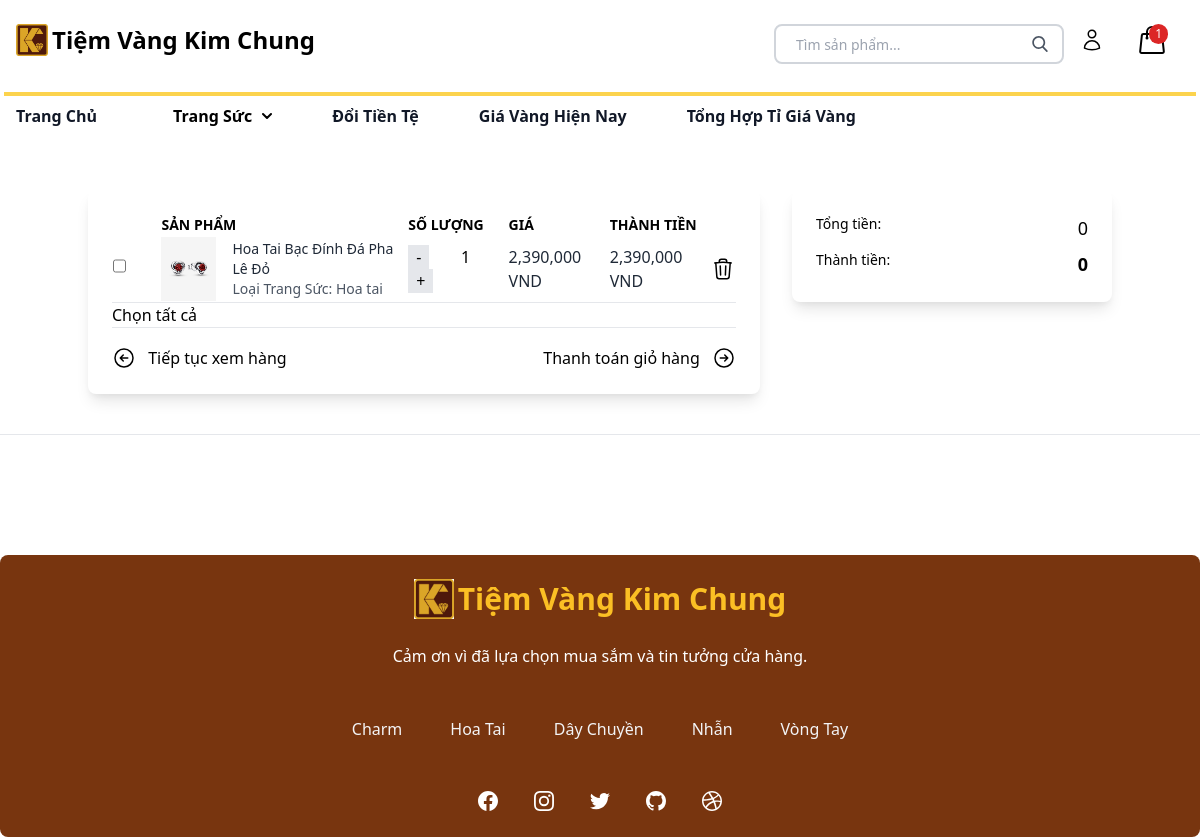
/home/giohang.php (signed in), run on the app's committed database.
### tables this page shows
CREATE TABLE `giohang` (
  `MaGioHang` int(5) NOT NULL,
  `MaKhachHang` int(5) NOT NULL,
  `MaSanPham` int(5) NOT NULL,
  `SoLuong` int(11) NOT NULL,
  `GiaBan` float DEFAULT NULL
);

CREATE TABLE `sanpham` (
  `MaSanPham` int(5) NOT NULL,
  `TenSanPham` varchar(100) NOT NULL,
  `MaLoaiTrangSuc` int(5) NOT NULL,
  `GiaBan` float NOT NULL,
  `MaNhaCungCap` int(5) NOT NULL,
  `MoTa` varchar(1000) NOT NULL,
  `Anh` varchar(100) NOT NULL,
  `Anh2` varchar(100) NOT NULL,
  `Anh3` varchar(100) NOT NULL,
  `SoLuong` varchar(50) NOT NULL
);

CREATE TABLE `loaitrangsuc` (
  `MaLoaiTrangSuc` int(5) NOT NULL,
  `TenLoaiTrangSuc` varchar(100) NOT NULL
);

### home/giohang.php (the view, shortened to what this page needs)
<?php
include '../home/header.php';
$result = mysqli_query($conn, "SELECT giohang.*, sanpham.*, loaitrangsuc.*, giohang.SoLuong as SLGH, sanpham.GiaBan as DGSP, sanpham.SoLuong as SLSP
                            FROM giohang
                            JOIN sanpham ON giohang.MaSanPham = sanpham.MaSanPham
                            JOIN loaitrangsuc ON sanpham.MaLoaiTrangSuc = loaitrangsuc.MaLoaiTrangSuc
                            WHERE giohang.MaKhachHang = '{$_SESSION['MaKhachHang']}'");
?>
<section class="section-content py-10">
    <div class="container mx-auto">
        <div class="grid grid-cols-1 md:grid-cols-3 gap-8">
            <main class="md:col-span-2">
                <div class="bg-white p-6 rounded-lg shadow-lg">
                    <?php if (mysqli_num_rows($result) == 0) : ?>
                        <h3 class="text-muted">Không có sản phẩm trong giỏ hàng</h3>
                    <?php else : ?>
                        <table class="w-full table-auto">
                            <thead class="text-muted">
                                <tr class="text-sm text-left uppercase">
                                    <th scope="col" class="w-1/12"></th>
                                    <th scope="col" class="w-5/12">Sản phẩm</th>
                                    <th scope="col" class="w-2/12">Số lượng</th>
                                    <th scope="col" class="w-2/12">Giá</th>
                                    <th scope="col" class="w-2/12">Thành tiền</th>
                                    <th scope="col" class="text-right"></th>
                                </tr>
                            </thead>
                            <tbody>
                                <?php while ($row = mysqli_fetch_assoc($result)) : ?>
                                    <tr class="border-b border-gray-200">
                                        <td>
                                            <input type="checkbox" class="sanpham-checkbox" style="height: 20px" id="sanpham" data-idsp="<?php echo $row['MaSanPham'] ?>" onchange="calculateTotalPrice()">
                                        </td>
                                        <td class="text-sm">
                                            <div class="flex items-center space-x-4">
                                                <div class="w-16 h-16 overflow-hidden">
                                                    <a href="../home/xemchitiet.php?id=<?php echo $row['MaSanPham'] ?>">
                                                        <img src="<?php echo $row['Anh'] ?>" alt="Product image" class="object-cover w-full h-full">
                                                    </a>
                                                </div>
                                                <div>
                                                    <a href="#" class="text-gray-800 font-medium"><?php echo $row['TenSanPham'] ?></a>
                                                    <p class="text-gray-600 text-sm"> Loại Trang Sức: <?php echo $row['TenLoaiTrangSuc'] ?></p>
                                                </div>
                                            </div>
                                        </td>
                                        <td>
                                            <div class="input-group input-group-sm">
                                                <button class="button-minus bg-gray-200 px-2" type="button" onclick="updateQuantity('<?php echo $row['MaSanPham'] ?>', -1)">-</button>
                                                <input id="quantity_<?php echo $row['MaSanPham'] ?>" type="text" class="form-input w-16 text-center" readonly="readonly" value="<?php echo $row['SLGH']; ?>" min="1" max="<?php echo $row['SLSP']; ?>">
                                                <button class="button-plus bg-gray-200 px-2" type="button" onclick="updateQuantity('<?php echo $row['MaSanPham'] ?>', 1)">+</button>
                                            </div>
                                        </td>
                                        <td>
                                            <div class="text-gray-800">
                                                <?php echo formatCurrencyVND($row['DGSP']); ?>
                                            </div>
                                        </td>
                                        <td>
                                            <div id="subtotal_<?php echo $row['MaSanPham'] ?>" class="text-gray-800">
                                                <?php echo formatCurrencyVND($row['DGSP'] * $row['SLGH']); ?>
                                            </div>
                                        </td>
                                        <td class="text-right">
                                            <a href="giohang.php?action=delete&masp=<?php echo $row['MaSanPham'] ?>" class="btn-delete" onclick="return confirm('Bạn có chắc chắn muốn xóa sản phẩm này khỏi giỏ hàng không?');">
                                            </a>
                                        </td>
                                    </tr>
                                <?php endwhile; ?>
                            </tbody>
                        </table>
                    <?php endif; ?>
                    <button onclick="checkAll()">Chọn tất cả</button>
                    <div class="pt-4 border-t border-gray-200">
                        <a href="#" id="sendSelectedProducts" class="btn-primary btn-sm float-right" onclick="sendSelectedProducts()">
                            <span class="inline-block align-middle">Thanh toán giỏ hàng</span>
                            <svg xmlns="http://www.w3.org/2000/svg" fill="none" viewBox="0 0 24 24" stroke-width="1.5" stroke="currentColor" class="w-6 h-6 inline-block align-middle ml-2">
                                <path stroke-linecap="round" stroke-linejoin="round" d="m12.75 15 3-3m0 0-3-3m3 3h-7.5M21 12a9 9 0 1 1-18 0 9 9 0 0 1 18 0Z" />
                            </svg>
                        </a>
                        <a href="../home/home.php" class="btn-light btn-sm">
                            <svg xmlns="http://www.w3.org/2000/svg" fill="none" viewBox="0 0 24 24" stroke-width="1.5" stroke="currentColor" class="w-6 h-6 inline-block align-middle mr-2">
                                <path stroke-linecap="round" stroke-linejoin="round" d="m11.25 9-3 3m0 0 3 3m-3-3h7.5M21 12a9 9 0 1 1-18 0 9 9 0 0 1 18 0Z" />
                            </svg>
                            <span class="inline-block align-middle">Tiếp tục xem hàng</span>
                        </a>
                    </div>
                </div>
            </main>
            <aside class="md:col-span-1">
                <div class="bg-white p-6 rounded-lg shadow-lg">
                    <dl class="flex justify-between">
                        <dt class="text-sm">Tổng tiền:</dt>
                        <dd class="text-right text-lg" id="TongTien">0</dd>
                    </dl>
                    <dl class="flex justify-between mt-2">
                        <dt class="text-sm">Thành tiền:</dt>
                        <dd class="text-right text-lg" id="ThanhTien"><strong>0</strong></dd>
                    </dl>
                </div>
            </aside>
        </div>
    </div>
</section>
<section class="section-name border-t border-gray-200 py-10">
</section>
<?php include '../home/footer.php'; ?>

### data on the page
giohang: MaSanPham.Anh (picture), MaSanPham.TenSanPham "Hoa Tai Bạc Đính Đá Pha Lê Đỏ", loaitrangsuc.TenLoaiTrangSuc "Hoa tai", SoLuong "1", MaSanPham.GiaBan "2,390,000 VND", formatCurrencyVND($row['DGSP'] * $row['SLGH']) "2,390,000 VND"

### other printed values
$_SESSION['SLGH'] "1"
